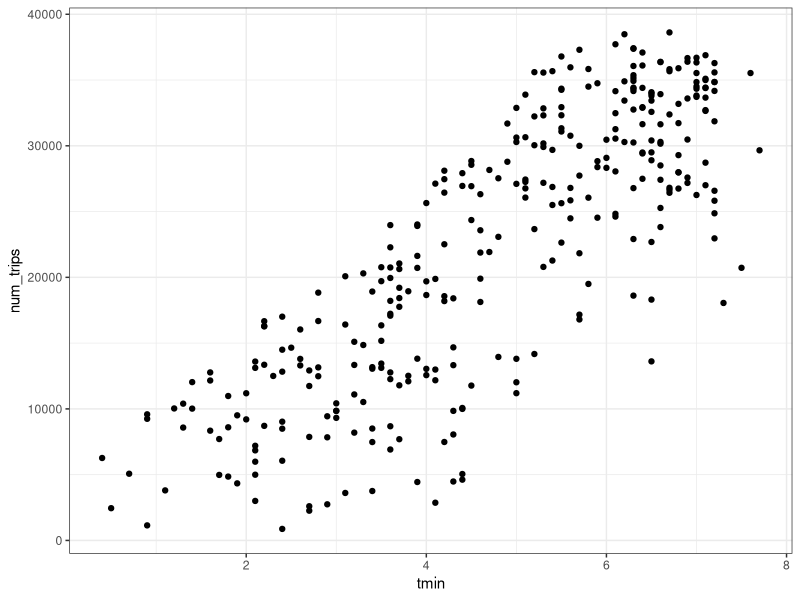
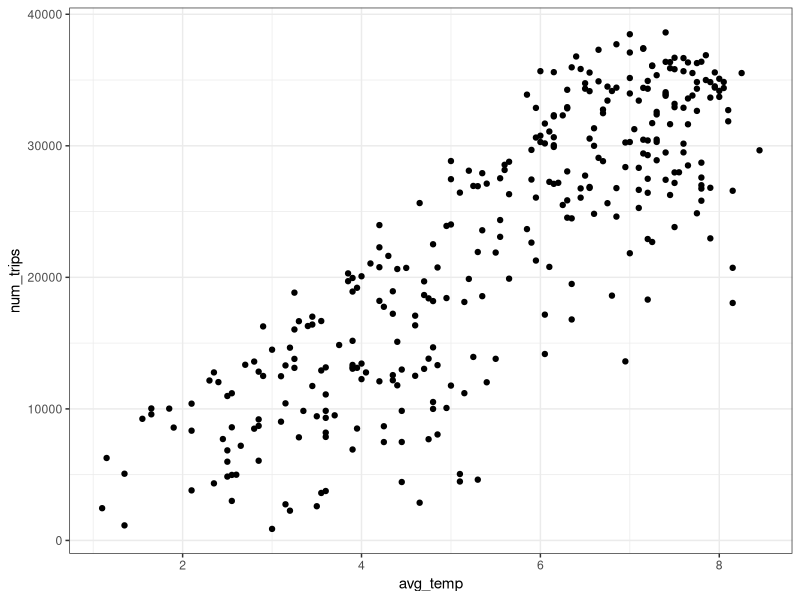
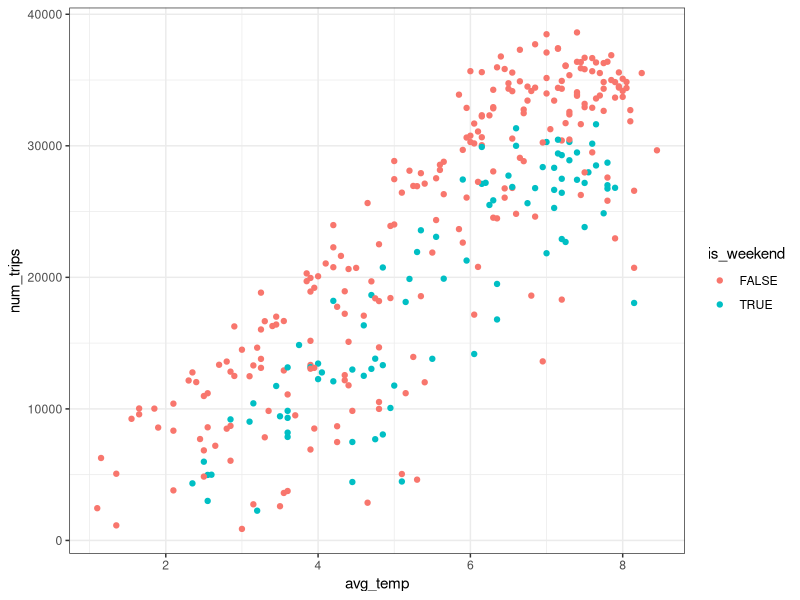
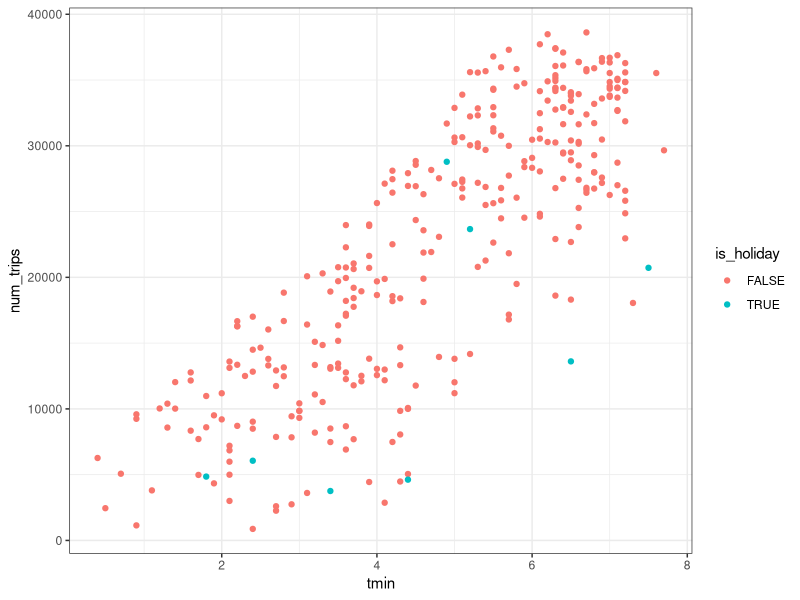
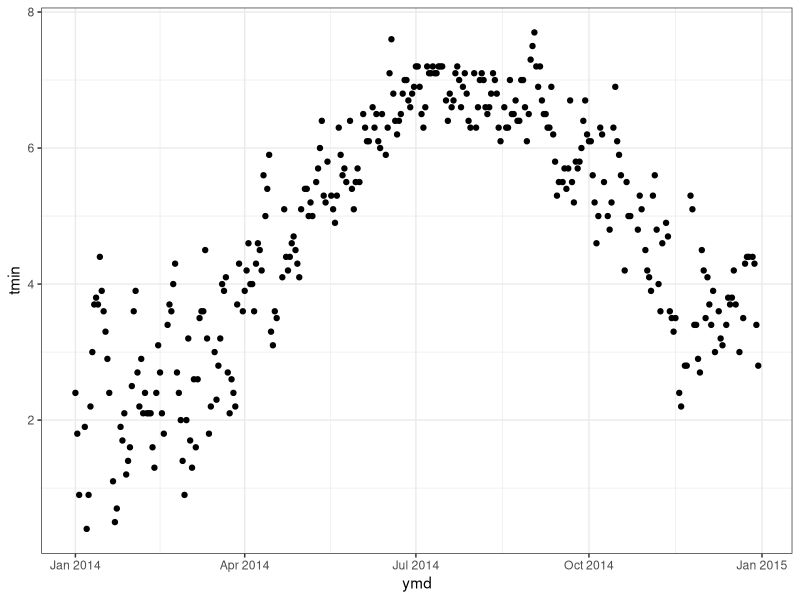
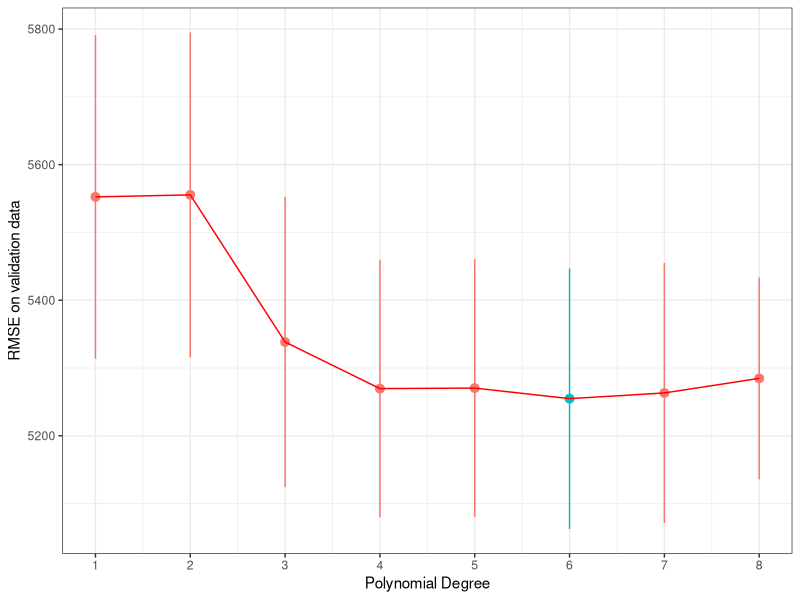
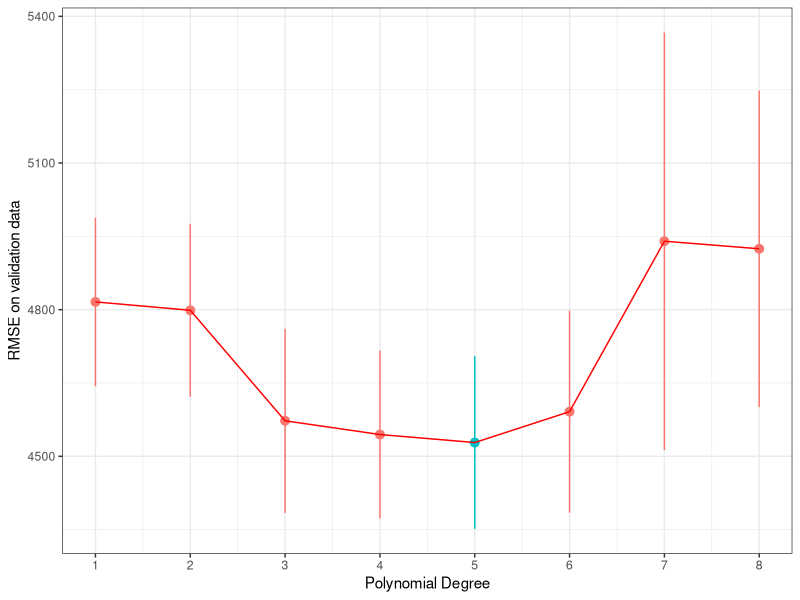
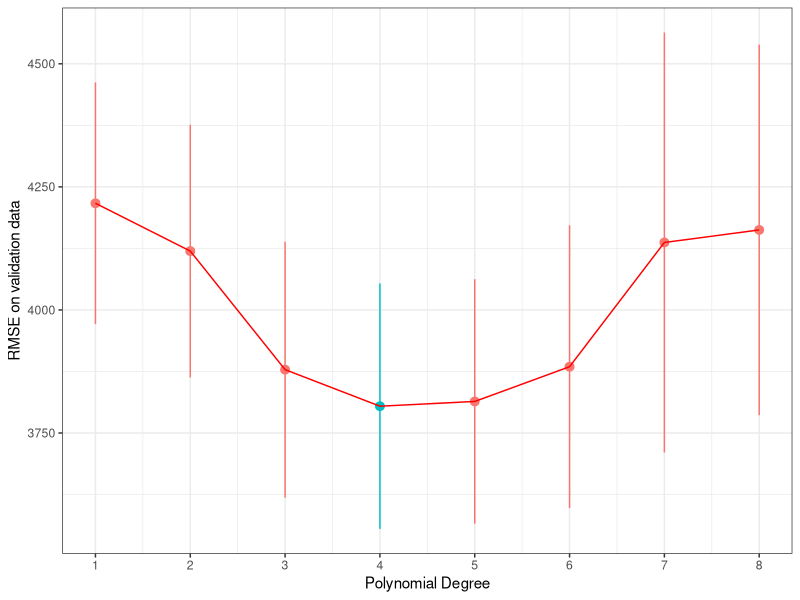

Write the R code that produced these figures, in order.
## ---- chunk 1
library(here)
library(scales)
library(tidyverse)
library(modelr)
library(lubridate)

theme_set(theme_bw())

knitr::opts_chunk$set(echo = TRUE)
## ---- chunk 2
trips_per_day <- read_tsv("trips_per_day.tsv")
## ---- chunk 3
data <- "1,2012-01-02,New Year Day
2,2012-01-16,Martin Luther King Jr. Day
3,2012-02-20,Presidents Day (Washingtons Birthday)
4,2012-05-28,Memorial Day
5,2012-07-04,Independence Day
6,2012-09-03,Labor Day
7,2012-10-08,Columbus Day
8,2012-11-12,Veterans Day
9,2012-11-22,Thanksgiving Day
10,2012-12-25,Christmas Day
11,2013-01-01,New Year Day
12,2013-01-21,Martin Luther King Jr. Day
13,2013-02-18,Presidents Day (Washingtons Birthday)
14,2013-05-27,Memorial Day
15,2013-07-04,Independence Day
16,2013-09-02,Labor Day
17,2013-10-14,Columbus Day
18,2013-11-11,Veterans Day
19,2013-11-28,Thanksgiving Day
20,2013-12-25,Christmas Day
21,2014-01-01,New Year Day
22,2014-01-20,Martin Luther King Jr. Day
23,2014-02-17,Presidents Day (Washingtons Birthday)
24,2014-05-26,Memorial Day
25,2014-07-04,Independence Day
26,2014-09-01,Labor Day
27,2014-10-13,Columbus Day
28,2014-11-11,Veterans Day
29,2014-11-27,Thanksgiving Day
30,2014-12-25,Christmas Day
31,2015-01-01,New Year Day
32,2015-01-19,Martin Luther King Jr. Day
33,2015-02-16,Presidents Day (Washingtons Birthday)
34,2015-05-25,Memorial Day
35,2015-07-03,Independence Day
36,2015-09-07,Labor Day
37,2015-10-12,Columbus Day
38,2015-11-11,Veterans Day
39,2015-11-26,Thanksgiving Day
40,2015-12-25,Christmas Day
41,2016-01-01,New Year Day
42,2016-01-18,Martin Luther King Jr. Day
43,2016-02-15,Presidents Day (Washingtons Birthday)
44,2016-05-30,Memorial Day
45,2016-07-04,Independence Day
46,2016-09-05,Labor Day
47,2016-10-10,Columbus Day
48,2016-11-11,Veterans Day
49,2016-11-24,Thanksgiving Day
50,2016-12-25,Christmas Day
51,2017-01-02,New Year Day
52,2017-01-16,Martin Luther King Jr. Day
53,2017-02-20,Presidents Day (Washingtons Birthday)
54,2017-05-29,Memorial Day
55,2017-07-04,Independence Day
56,2017-09-04,Labor Day
57,2017-10-09,Columbus Day
58,2017-11-10,Veterans Day
59,2017-11-23,Thanksgiving Day
60,2017-12-25,Christmas Day
61,2018-01-01,New Year Day
62,2018-01-15,Martin Luther King Jr. Day
63,2018-02-19,Presidents Day (Washingtons Birthday)
64,2018-05-28,Memorial Day
65,2018-07-04,Independence Day
66,2018-09-03,Labor Day
67,2018-10-08,Columbus Day
68,2018-11-12,Veterans Day
69,2018-11-22,Thanksgiving Day
70,2018-12-25,Christmas Day
71,2019-01-01,New Year Day
72,2019-01-21,Martin Luther King Jr. Day
73,2019-02-18,Presidents Day (Washingtons Birthday)
74,2019-05-27,Memorial Day
75,2019-07-04,Independence Day
76,2019-09-02,Labor Day
77,2019-10-14,Columbus Day
78,2019-11-11,Veterans Day
79,2019-11-28,Thanksgiving Day
80,2019-12-25,Christmas Day
81,2020-01-01,New Year Day
82,2020-01-20,Martin Luther King Jr. Day
83,2020-02-17,Presidents Day (Washingtons Birthday)
84,2020-05-25,Memorial Day
85,2020-07-03,Independence Day
86,2020-09-07,Labor Day
87,2020-10-12,Columbus Day
88,2020-11-11,Veterans Day
89,2020-11-26,Thanksgiving Day
90,2020-12-25,Christmas Day"

holidays <- read.csv(text = data, header = FALSE, 
                     col.names = c("id", "date", "holiday"))

trips_per_day <- trips_per_day|> 
  mutate(day_of_week = wday(ymd, label = TRUE)) |> 
  mutate(is_weekend = (day_of_week == "Sat" | 
                         day_of_week == "Sun")) |> 
  mutate(is_holiday = ifelse(ymd %in% holidays$date, TRUE, FALSE)) |> 
  mutate(avg_temp = (tmin + tmax)/2)
## ---- chunk 4
set.seed(42)
num_days <- nrow(trips_per_day)
frac_test <- .1
num_test <- floor(num_days * frac_test)
ndx <- sample(1:num_days, num_test)
trips_per_day_test <- trips_per_day[ndx, ]
trips_per_day_train <- trips_per_day[-ndx, ]
## ---- chunk 5
trips_per_day_train |> 
  ggplot(aes(x = tmin, y = num_trips)) +
  geom_point()

trips_per_day_train |> 
  ggplot(aes(x = avg_temp, y = num_trips)) +
  geom_point()

trips_per_day_train |> 
  ggplot(aes(x = avg_temp, y = num_trips, color = is_weekend)) +
  geom_point()

trips_per_day_train |> 
  ggplot(aes(x = tmin, y = num_trips, color = is_holiday)) +
  geom_point()
trips_per_day_train |> 
  ggplot(aes(x = ymd, y = tmin)) +
  geom_point()
## ---- chunk 6
num_folds <- 5

trips_per_day_train <- trips_per_day_train |> 
  mutate(fold = (row_number() %% num_folds) + 1)

K <- 1:8
avg_validate_err <- c()
se_validate_err <- c()

for (k in K) {
  validate_err <- c()
  for (f in 1:num_folds) {
    trip_per_day_model_train <- filter(trips_per_day_train, fold != f)
    model <- lm(num_trips ~ poly(avg_temp, k, raw = T), 
                data = trip_per_day_model_train)
    
    trips_per_day_validate <- filter(trips_per_day_train, fold == f)
    validate_err[f] <- sqrt(mean((predict(model, trips_per_day_validate)
                                  - trips_per_day_validate$num_trips)^2))
  }
  avg_validate_err[k] <- mean(validate_err)
  se_validate_err[k] <- sd(validate_err)/sqrt(num_folds)
}

plot_data <- data.frame(K, avg_validate_err, se_validate_err)
ggplot(plot_data, aes(x=K, y=avg_validate_err)) +
  geom_pointrange(aes(ymin=avg_validate_err - se_validate_err,
                      ymax=avg_validate_err + se_validate_err,
                      color=avg_validate_err == min(avg_validate_err))) +
  geom_line(color = "red") +
  scale_x_continuous(breaks=1:12) +
  theme(legend.position="none") +
  xlab('Polynomial Degree') +
  ylab('RMSE on validation data')
## ---- chunk 7
model1 <- lm(num_trips ~ poly(avg_temp, 6, raw = T), data = trips_per_day_train)
summary(model1)
## ---- chunk 8
for (k in K) {
  validate_err <- c()
  for (f in 1:num_folds) {
    trip_per_day_model_train <- filter(trips_per_day_train, fold != f)
    model <- lm(num_trips ~ poly(avg_temp, k, raw = T)*I(prcp >0), 
                data = trip_per_day_model_train)
    
    trips_per_day_validate <- filter(trips_per_day_train, fold == f)
    validate_err[f] <- sqrt(mean((predict(model, trips_per_day_validate)
                                  - trips_per_day_validate$num_trips)^2))
  }
  avg_validate_err[k] <- mean(validate_err)
  se_validate_err[k] <- sd(validate_err)/sqrt(num_folds)
}

plot_data <- data.frame(K, avg_validate_err, se_validate_err)
ggplot(plot_data, aes(x=K, y=avg_validate_err)) +
  geom_pointrange(aes(ymin=avg_validate_err - se_validate_err,
                      ymax=avg_validate_err + se_validate_err,
                      color=avg_validate_err == min(avg_validate_err))) +
  geom_line(color = "red") +
  scale_x_continuous(breaks=1:12) +
  theme(legend.position="none") +
  xlab('Polynomial Degree') +
  ylab('RMSE on validation data')
## ---- chunk 9
model2 <- lm(num_trips ~ poly(avg_temp, 5, raw = T)*I(prcp >0),
             data = trips_per_day_train)
summary(model2)
## ---- chunk 10
for (k in K) {
  validate_err <- c()
  for (f in 1:num_folds) {
    trip_per_day_model_train <- filter(trips_per_day_train, fold != f)
    model <- lm(num_trips ~ poly(avg_temp, k, raw = T)*I(prcp >0) + is_weekend, 
                data = trip_per_day_model_train)
    
    trips_per_day_validate <- filter(trips_per_day_train, fold == f)
    validate_err[f] <- sqrt(mean((predict(model, trips_per_day_validate)
                                  - trips_per_day_validate$num_trips)^2))
  }
  avg_validate_err[k] <- mean(validate_err)
  se_validate_err[k] <- sd(validate_err)/sqrt(num_folds)
}

plot_data <- data.frame(K, avg_validate_err, se_validate_err)
ggplot(plot_data, aes(x=K, y=avg_validate_err)) +
  geom_pointrange(aes(ymin=avg_validate_err - se_validate_err,
                      ymax=avg_validate_err + se_validate_err,
                      color=avg_validate_err == min(avg_validate_err))) +
  geom_line(color = "red") +
  scale_x_continuous(breaks=1:12) +
  theme(legend.position="none") +
  xlab('Polynomial Degree') +
  ylab('RMSE on validation data')
## ---- chunk 11
model3 <- lm(num_trips ~ poly(avg_temp, 4, raw = T)*I(prcp >0) + is_weekend,
             data = trips_per_day_train)
summary(model3)
## ---- chunk 12
for (k in K) {
  validate_err <- c()
  for (f in 1:num_folds) {
    trip_per_day_model_train <- filter(trips_per_day_train, fold != f)
    model <- lm(num_trips ~ poly(avg_temp, k, raw = T)*prcp + is_weekend + is_holiday,
                data = trip_per_day_model_train)
    
    trips_per_day_validate <- filter(trips_per_day_train, fold == f)
    validate_err[f] <- sqrt(mean((predict(model, trips_per_day_validate)
                                  - trips_per_day_validate$num_trips)^2))
  }
  avg_validate_err[k] <- mean(validate_err)
  se_validate_err[k] <- sd(validate_err)/sqrt(num_folds)
}

plot_data <- data.frame(K, avg_validate_err, se_validate_err)
ggplot(plot_data, aes(x=K, y=avg_validate_err)) +
  geom_pointrange(aes(ymin=avg_validate_err - se_validate_err,
                      ymax=avg_validate_err + se_validate_err,
                      color=avg_validate_err == min(avg_validate_err))) +
  geom_line(color = "red") +
  scale_x_continuous(breaks=1:12) +
  theme(legend.position="none") +
  xlab('Polynomial Degree') +
  ylab('RMSE on validation data')
## ---- chunk 13
model4 <- lm(num_trips ~ poly(avg_temp, 5, raw = T)*prcp + is_weekend + is_holiday,
             data = trips_per_day_train)
summary(model4)
## ---- chunk 14
for (k in K) {
  validate_err <- c()
  for (f in 1:num_folds) {
    trip_per_day_model_train <- filter(trips_per_day_train, fold != f)
    model <- lm(num_trips ~ poly(avg_temp, k, raw = T)*I(prcp >0) + is_weekend + snwd, 
                data = trip_per_day_model_train)
    
    trips_per_day_validate <- filter(trips_per_day_train, fold == f)
    validate_err[f] <- sqrt(mean((predict(model, trips_per_day_validate)
                                  - trips_per_day_validate$num_trips)^2))
  }
  avg_validate_err[k] <- mean(validate_err)
  se_validate_err[k] <- sd(validate_err)/sqrt(num_folds)
}

plot_data <- data.frame(K, avg_validate_err, se_validate_err)
ggplot(plot_data, aes(x=K, y=avg_validate_err)) +
  geom_pointrange(aes(ymin=avg_validate_err - se_validate_err,
                      ymax=avg_validate_err + se_validate_err,
                      color=avg_validate_err == min(avg_validate_err))) +
  geom_line(color = "red") +
  scale_x_continuous(breaks=1:12) +
  theme(legend.position="none") +
  xlab('Polynomial Degree') +
  ylab('RMSE on validation data')
## ---- chunk 15
trips_per_day_train |> 
  mutate(preds = predict(model4, trips_per_day_train)) |>
  ggplot(aes(x = preds, y = num_trips)) +
  geom_point() +
  geom_abline(linetype = "dashed") +
  xlab('Predicted') +
  ylab('Actual')
## ---- chunk 16
trips_per_day_train_preds <- trips_per_day_train |> 
  mutate(preds = predict(model4, trips_per_day_train))

trips_per_day_train_preds |> 
  ggplot() +
  geom_point(aes(x = ymd, y = num_trips, color = "red")) +
  geom_line(aes(x = ymd, y = preds))
## ---- chunk 17
save(model4, file = "final_model.RData")
## ---- chunk 18
Test_RMSE<- sqrt(mean((predict(model4, trips_per_day_test) - trips_per_day_test$num_trips)^2))
Test_RMSE 
